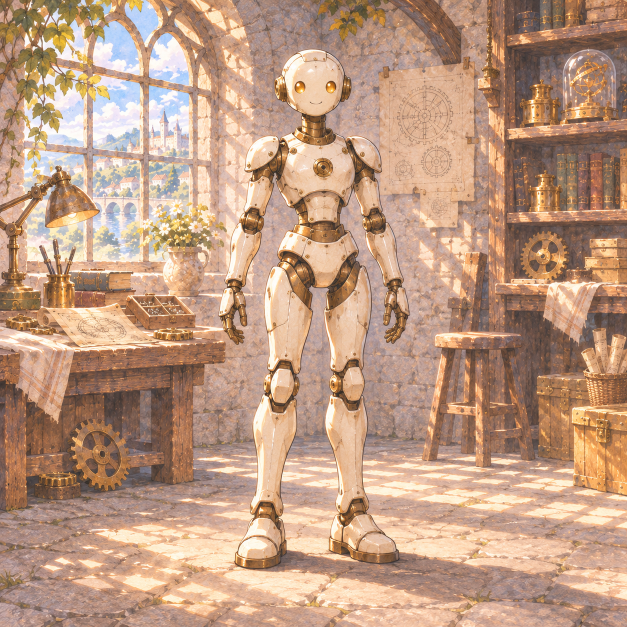
#> input picture art_src/2026-11-23_卡图风格修复_batch01/8025_素体.png, 1254 x 1254 px (shown at 1/2 size)
$ python _apply_448x404.py
#> lines starting #> are read from the running program, lines starting #| are printed output that depends on the picture
# -*- coding: utf-8 -*-
"""batch01 修订图 -> assets/pics 落图（R874）。

口径（沿用 art_src 其它批次）：
  * 卡图窗槽位 448×404（现役 328 张里 324 张是这个尺寸）；
  * 按 448:404 比例裁切，**纵向 0.30 锚点**（宁可裁脚，不裁头 —— 与 card_face R843i-3 同一口径）；
  * LANCZOS 重采样，RGB，写 assets/pics/<id>.png；
  * 同时在源目录留一张 `定稿_448x404_<id>_<名>.png` 供回看。
四张原图底部 25% 已逐张目视核过：无水印，无需切底。
"""
import os
from PIL import Image

SRC_DIR = os.path.dirname(os.path.abspath(__file__))
ROOT = os.path.dirname(os.path.dirname(SRC_DIR))
OUT_DIR = os.path.join(ROOT, "assets", "pics")

W, H = 448, 404
ANCHOR_Y = 0.30          # 纵向裁切锚点：0=保头顶，1=保脚底

JOB = [
    ("8025_素体.png", "8025.png", "素体"),
    ("8026_构装体_v2.png", "8026.png", "构装体"),
    ("8027_升级.png", "8027.png", "升级"),
    ("8030_过载.png", "8030.png", "过载"),
]

target = W / H
for src, dst, tag in JOB:
    im = Image.open(os.path.join(SRC_DIR, src)).convert("RGB")
#> im is the input picture: PIL image 1254x1254 RGB; mean R, G, B 190, 154.4, 130.6
    w, h = im.size
#> w = 1254; h = 1254
    cur = w / h
#> cur = 1
    if abs(cur - target) > 1e-4:
        if cur > target:                  # 太宽 -> 左右裁
            nw = int(round(h * target))
            x0 = (w - nw) // 2
            im = im.crop((x0, 0, x0 + nw, h))
        else:                             # 太高 -> 上下裁（锚点偏上）
            nh = int(round(w / target))
#> nh = 1131
            y0 = int(round((h - nh) * ANCHOR_Y))
#> y0 = 37
            im = im.crop((0, y0, w, y0 + nh))
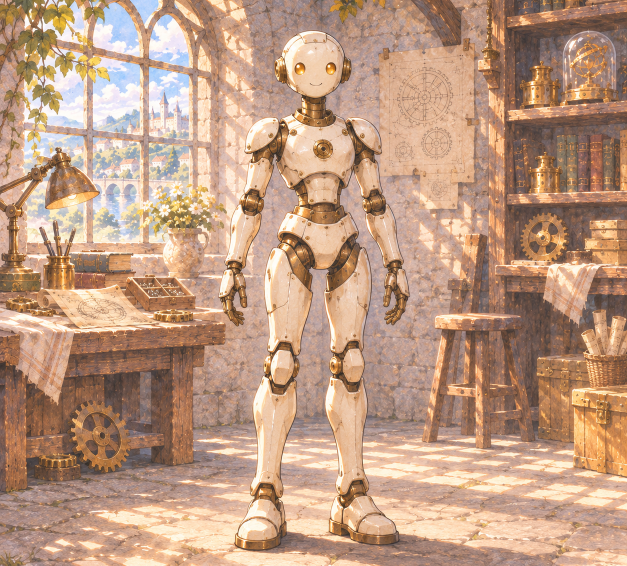
#> im: PIL image 1254x1131 RGB (shown at 1/2 size); mean R, G, B 190, 154.5, 130.6
    im = im.resize((W, H), Image.LANCZOS)
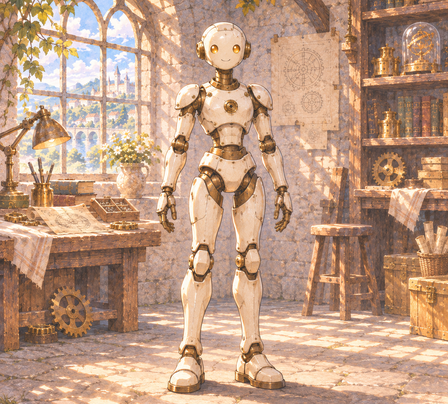
#> im: PIL image 448x404 RGB; mean R, G, B 190, 154.5, 130.6
    im.save(os.path.join(OUT_DIR, dst))
    im.save(os.path.join(SRC_DIR, "定稿_448x404_%s_%s" % (tag, dst)))
    print("OK %-22s %sx%s -> %s  448x404" % (src, w, h, dst), flush=True)
#| OK 8025_素体.png            1254x1254 -> 8025.png  448x404
#> pass 2 of the loop `for src, dst, tag in JOB:`:
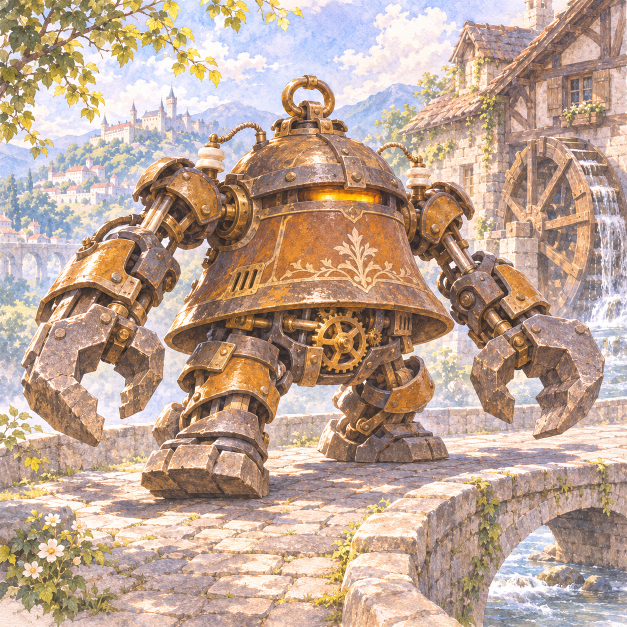
#> input picture art_src/2026-11-23_卡图风格修复_batch01/8026_构装体_v2.png, 1254 x 1254 px (shown at 1/2 size)
#> im is the input picture: PIL image 1254x1254 RGB; mean R, G, B 189.7, 165, 149.5
#> `im = im.crop((0, y0, w, y0 + nh))`:
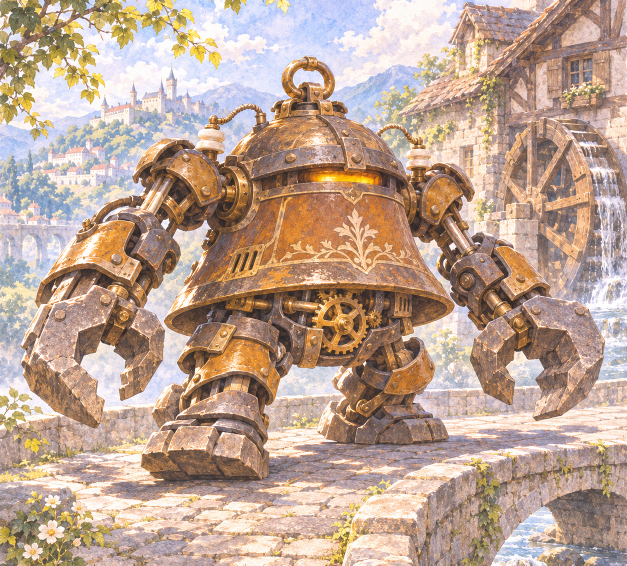
#> im: PIL image 1254x1131 RGB (shown at 1/2 size); mean R, G, B 188.6, 163.3, 147.4
#> `im = im.resize((W, H), Image.LANCZOS)`:
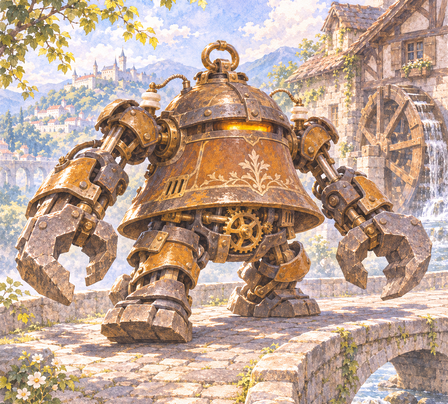
#> im: PIL image 448x404 RGB; mean R, G, B 188.6, 163.3, 147.3
#| OK 8026_构装体_v2.png        1254x1254 -> 8026.png  448x404
#> pass 3 of the loop `for src, dst, tag in JOB:`:
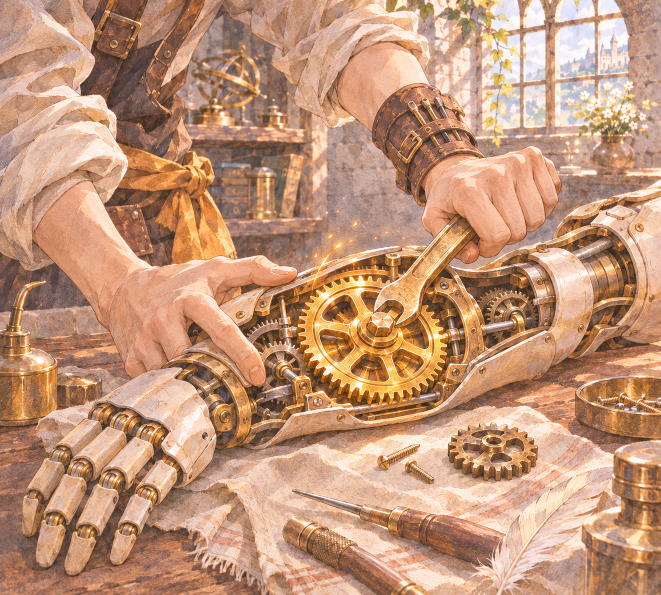
#> input picture art_src/2026-11-23_卡图风格修复_batch01/8027_升级.png, 1322 x 1190 px (shown at 1/2 size)
#> im is the input picture: PIL image 1322x1190 RGB; mean R, G, B 193.7, 148.8, 120.1
#> `im = im.resize((W, H), Image.LANCZOS)`:
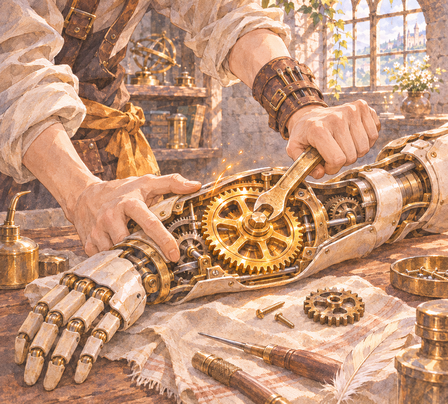
#> im: PIL image 448x404 RGB; mean R, G, B 193.7, 148.8, 120.1
#| OK 8027_升级.png            1322x1190 -> 8027.png  448x404
#> the loop made 4 passes; the first 3 are shown

print("done")
